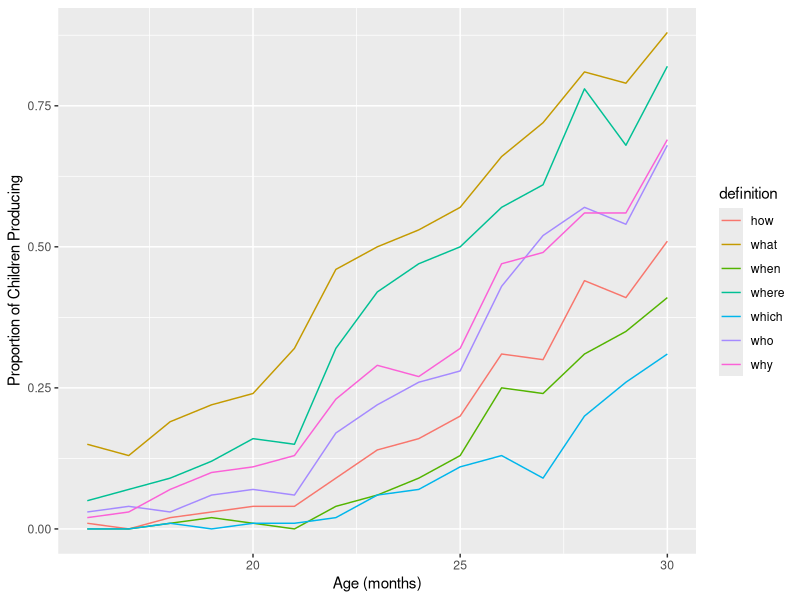

The R script that drew this image:
## R-Ladies Chicago R Tour
# Loading & Exploring Data

# Packages --------------------------------
## Packages are collections of R functions, data, and code. R comes with a set of standard packages
## Here, we are installing and adding packages to our current R session.

## Install packages you don't have. You only need to do this if you have not installed these before!
install.packages('readr') # Provides a fast and easy way to read data in R
install.packages('ggplot2') # Data visualization package


## Load packages. You need to do this everytime you start an R session!  
library(readr)
library(ggplot2)

# Data --------------------------------
## This dataset looks at the proportion of children producing a specific word by age group (in months).
## Words are categorized by type of word (nouns, verb, suffixes) 
## Words are also categorized by descriptive category (toys, food, question words, sounds)

## Load our data into our R environment
word_data <- read_csv("word_data.csv") # Read .csv file into R

## View the data as a tibble, or a type of dataframe
## see more info re: tibbles at vignettes("tibble")
word_data 

# Data Exploration --------------------------------
## See value options for each column
## table() creates tabular results of categorical variables
## it shows each level of a categorical variable and how many entries are present for that level
table(word_data$category) # What are the different categories? 

table(word_data$type) # What are the different word types? 

## Get only a subset of data
## Only look at data for children 24 months and older
subset(word_data,Age>23)

## See only the question words in the dataset and save it as its own dataframe
question <- subset(word_data,word_data$category=="question_words")
question

# Plotting --------------------------------
## Plot trajectories 
ggplot(question,aes(x=Age,y=Proportion,group=definition,color=definition)) +
  geom_line() +
  xlab("Age (months)") +
  ylab("Proportion of Children Producing")
